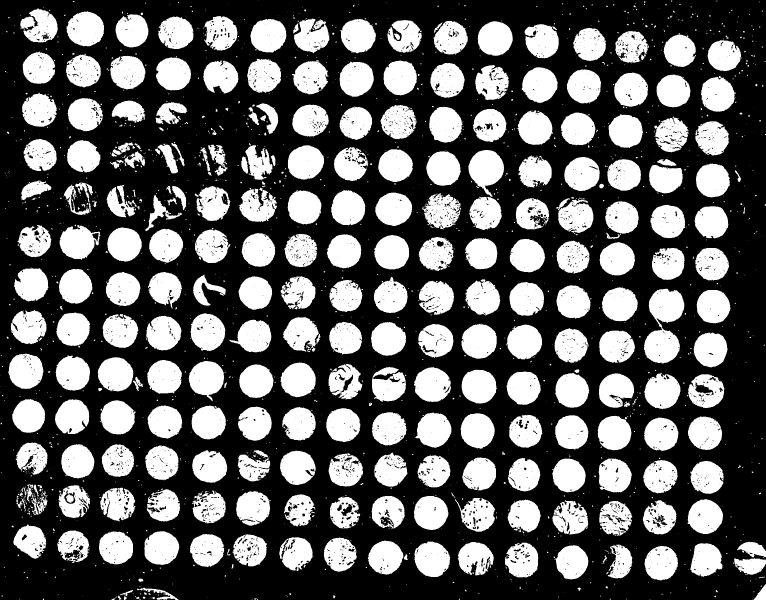
#> input picture image_masks/tissue_mask.bmp, 2296 x 1800 px, found by its file name (shown at 1/3 size)
$ python classification.py
#> lines starting #> are read from the running program, lines starting #| are printed output that depends on the picture; after the words box and inside, x2 and y2 are one past the last pixel; in counts of white or black regions, pixels touching at a corner belong together
### bin/ml_functions.py

from PIL import Image
import numpy as np
from pandas import isnull
import time

def count_pixels(files_path, classes):

    array_size=np.zeros(len(classes))
    threshold = 128
    data=[]
    for i in range(len(classes)):
        # Read mask
        mask = Image.open(files_path+ 't_' + classes[i])
        # Project image data to boolean type based on the threshold
        mask = mask.point(lambda pixel: pixel > threshold)
        true_coordinates = np.argwhere(mask)
        data.append(true_coordinates)
        array_size[i]= true_coordinates.shape[0]

    M=min(array_size)

    return data, M


def mask_multiplication(files_path, classes, tissue_mask):

#> called with tissue_mask = 'tissue_mask.bmp'
    threshold = 128
    tissue = Image.open(files_path+tissue_mask)
#> tissue is the input picture: PIL image 2296x1800 L; 37.7% white; 1792 white regions (1387 under 20 px), largest, box (x1, y1, x2, y2) and area: (1932, 866, 2053, 1090) 16928, (1405, 450, 1512, 590) 9277, (199, 34, 312, 139) 9035
    tissue = tissue.point(lambda pixel: pixel > threshold)

    for i in range(len(classes)):
        mask = np.array(Image.open(files_path+classes[i]))
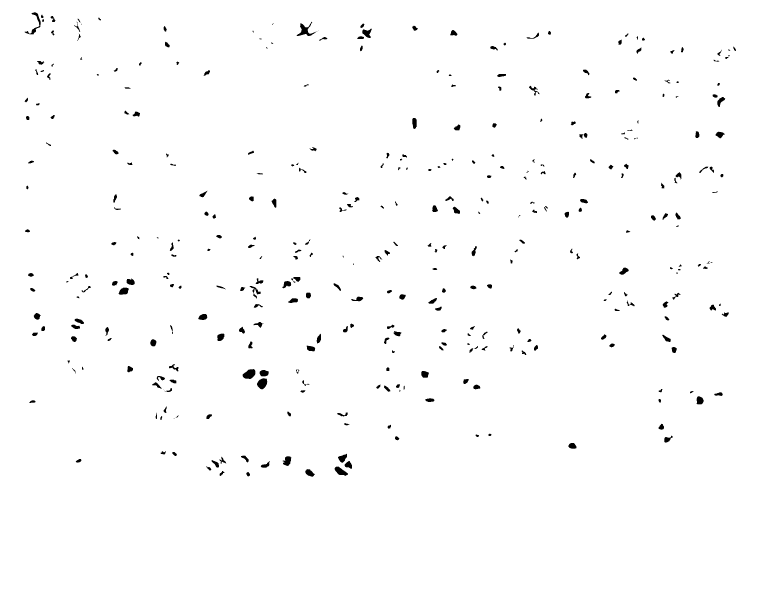
#> input picture image_masks/cancer.bmp, 2296 x 1800 px, found by its file name (shown at 1/3 size)
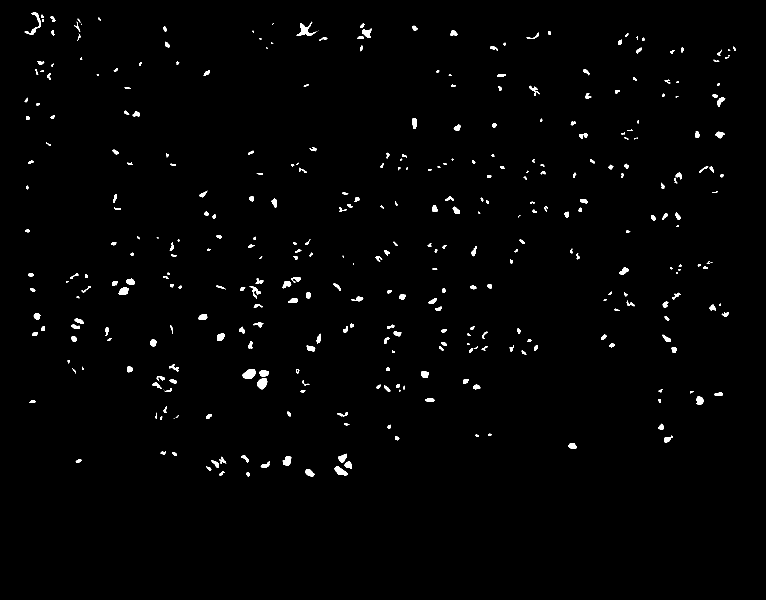
#> mask: shape (1800, 2296) (shown at 1/3 size); 1.1% white; 367 white regions (27 under 20 px), largest, box (x1, y1, x2, y2) and area: (890, 65, 949, 108) 829, (728, 1107, 766, 1137) 811, (771, 1135, 802, 1168) 729

        mask = mask * tissue
#> mask: shape (1800, 2296); 1% white; 385 white regions (41 under 20 px), largest, box (x1, y1, x2, y2) and area: (890, 65, 949, 108) 813, (728, 1107, 766, 1137) 811, (771, 1135, 802, 1168) 729

        mask_image = Image.fromarray(mask)

        # Save the image as a BMP file
        mask_image.save(files_path + "t_" + classes[i])
#> pass 2 of the loop in mask_multiplication, `for i in range(len(classes)):`:
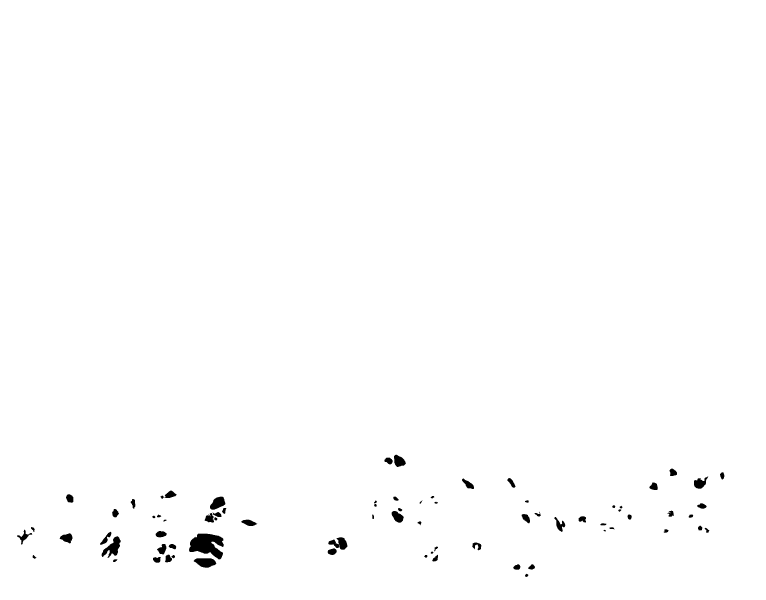
#> input picture image_masks/benign_tumor.bmp, 2296 x 1800 px, found by its file name (shown at 1/3 size)
#> in mask_multiplication, `mask = np.array(Image.open(files_path+classes[i]))`:
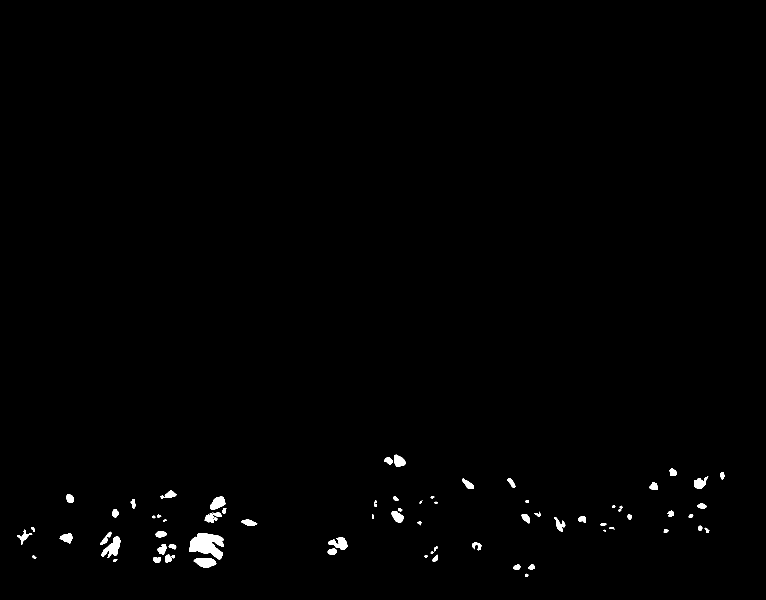
#> mask: shape (1800, 2296) (shown at 1/3 size); 0.67% white; 74 white regions, largest, box (x1, y1, x2, y2) and area: (567, 1601, 671, 1678) 5070, (305, 1609, 362, 1674) 1703, (581, 1675, 649, 1703) 1385
#> pass 3 of the loop in mask_multiplication, `for i in range(len(classes)):`:
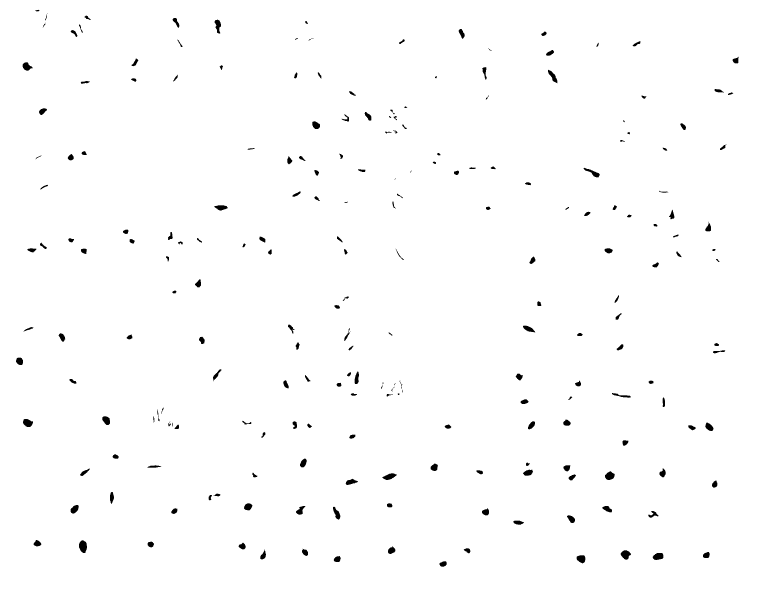
#> input picture image_masks/stroma_all.bmp, 2296 x 1800 px, found by its file name (shown at 1/3 size)
#> in mask_multiplication, `mask = np.array(Image.open(files_path+classes[i]))`:
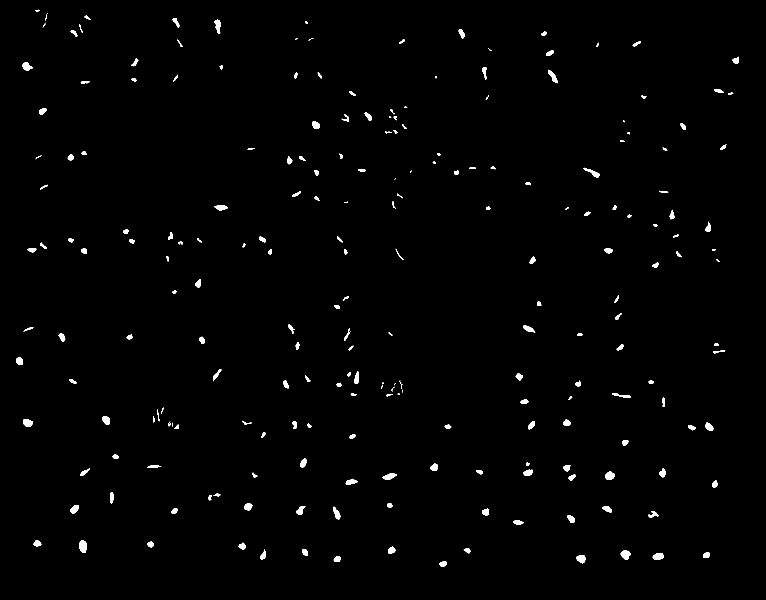
#> mask: shape (1800, 2296) (shown at 1/3 size); 0.94% white; 223 white regions (14 under 20 px), largest, box (x1, y1, x2, y2) and area: (237, 1621, 261, 1659) 694, (1862, 1651, 1893, 1679) 578, (1815, 1413, 1844, 1440) 536

    return


# [66 lines left out: functions read_pixels, predict_tissue, not called in this run]


import numpy as np
from PIL import Image

# [55 lines left out: function predict_tissue_fast, not called in this run]

### bin/classification.py
# -*- coding: utf-8 -*-

import spectral
import matplotlib.pyplot as plt
from PIL import Image
import numpy as np
import math
from ml_functions import mask_multiplication, count_pixels, read_pixels, predict_tissue_fast

from sklearn.model_selection import train_test_split
from sklearn.ensemble import RandomForestClassifier
from sklearn.datasets import make_classification
from sklearn.metrics import accuracy_score, classification_report

# dostępne funkcje
#print(dir(spectral))
masks_path='/media/sonia/8E6C6F3D6C6F1EE9/Solaris/ML_git/'
classes=['cancer.bmp','benign_tumor.bmp', 'stroma_all.bmp']

#classes_colors=((255,0,0),(0,255,0),(128,128,128))
classes_colors = (
    '#e63946',  # cancer – czerwony
    '#f0901a',  # benign – pomarańcz
    '#2a9d8f'   # stroma – zielony
)

tissue_mask = "tissue_mask.bmp"

mask_multiplication(masks_path, classes, tissue_mask)

indexes, M = count_pixels(masks_path, classes)
#> in count_pixels, `true_coordinates = np.argwhere(mask)`: true_coordinates = 42589 pairs, first value 37 to 1429, second value 74 to 2207
#> pass 2 of the loop in count_pixels, `for i in range(len(classes)):`:
#> true_coordinates = 25906 pairs, first value 1365 to 1730, second value 51 to 2170
#> pass 3 of the loop in count_pixels, `for i in range(len(classes)):`:
#> true_coordinates = 38332 pairs, first value 29 to 1699, second value 48 to 2215
#> indexes = 3 items; M = 25906

#Otwarcie pliku z metrykami
#> (the run stopped early here; a loop or call above may not have finished)
